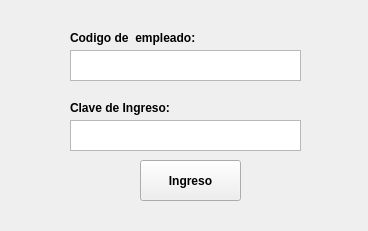
<?xml version="1.0" encoding="UTF-8"?>
<ui version="4.0">
 <class>Form</class>
 <widget class="QWidget" name="Form">
  <property name="geometry">
   <rect>
    <x>0</x>
    <y>0</y>
    <width>368</width>
    <height>231</height>
   </rect>
  </property>
  <property name="minimumSize">
   <size>
    <width>368</width>
    <height>231</height>
   </size>
  </property>
  <property name="maximumSize">
   <size>
    <width>368</width>
    <height>231</height>
   </size>
  </property>
  <property name="windowTitle">
   <string>login</string>
  </property>
  <widget class="QLabel" name="label_clave">
   <property name="geometry">
    <rect>
     <x>70</x>
     <y>100</y>
     <width>191</width>
     <height>16</height>
    </rect>
   </property>
   <property name="font">
    <font>
     <weight>75</weight>
     <bold>true</bold>
    </font>
   </property>
   <property name="text">
    <string>Clave de Ingreso:</string>
   </property>
  </widget>
  <widget class="QPushButton" name="btn_ingreso">
   <property name="geometry">
    <rect>
     <x>140</x>
     <y>160</y>
     <width>101</width>
     <height>41</height>
    </rect>
   </property>
   <property name="font">
    <font>
     <weight>75</weight>
     <bold>true</bold>
     <kerning>false</kerning>
    </font>
   </property>
   <property name="text">
    <string>Ingreso</string>
   </property>
  </widget>
  <widget class="QTextEdit" name="text_codigo">
   <property name="geometry">
    <rect>
     <x>70</x>
     <y>50</y>
     <width>231</width>
     <height>31</height>
    </rect>
   </property>
  </widget>
  <widget class="QLabel" name="label_codigo">
   <property name="geometry">
    <rect>
     <x>70</x>
     <y>30</y>
     <width>191</width>
     <height>16</height>
    </rect>
   </property>
   <property name="font">
    <font>
     <weight>75</weight>
     <bold>true</bold>
    </font>
   </property>
   <property name="text">
    <string>Codigo de  empleado:</string>
   </property>
  </widget>
  <widget class="QTextEdit" name="text_clave">
   <property name="geometry">
    <rect>
     <x>70</x>
     <y>120</y>
     <width>231</width>
     <height>31</height>
    </rect>
   </property>
  </widget>
 </widget>
 <resources/>
 <connections/>
</ui>
